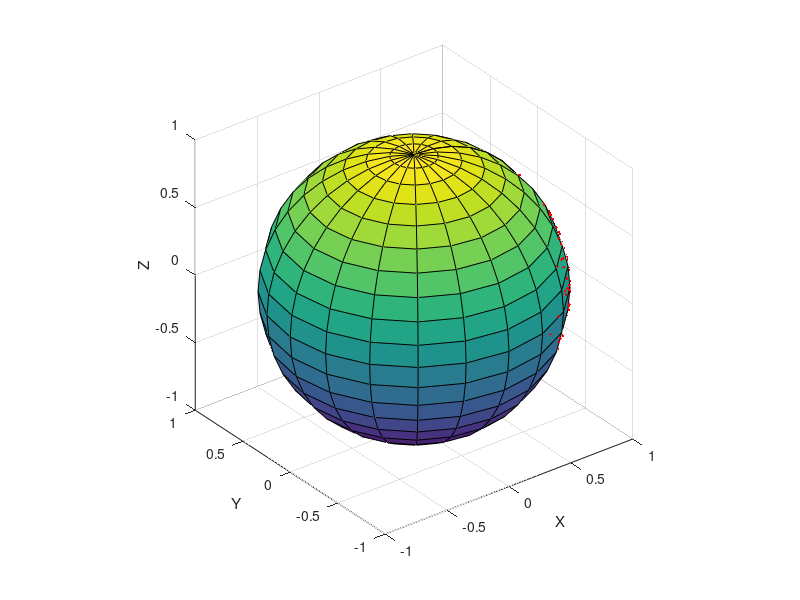

Write MATLAB code to recreate this figure.
clc,
clear, 
close ALL

v2skew = @(v) [0,-v(3),v(2); v(3),0,-v(1); -v(2),v(1),0];
% v2skew([1,2,3])

x = [1,0,0]';
%C_mean = expm(pi*v2skew(randn(3,1)));
C_mean = eye(3);

sigma = .2; % standard deviation of noise
num_samples = 500;
e_samples = randn(3,num_samples);
%e_samples = sigma * e_samples;
e_samples = diag([sigma,sigma,2*sigma])* e_samples;

y = zeros(3, num_samples);
for k = 1:num_samples
    y(:,k) = expm(v2skew(e_samples(:,k))) * C_mean * x;
end

ym = C_mean * x;

figure,
sphere
axis equal
hold on, 
plot3(ym(1),ym(2),ym(3),'*k')
plot3(y(1,:),y(2,:),y(3,:),'.r')
axis vis3d
daspect([1 1 1])
grid on
xlabel('X'), ylabel('Y'), zlabel('Z')